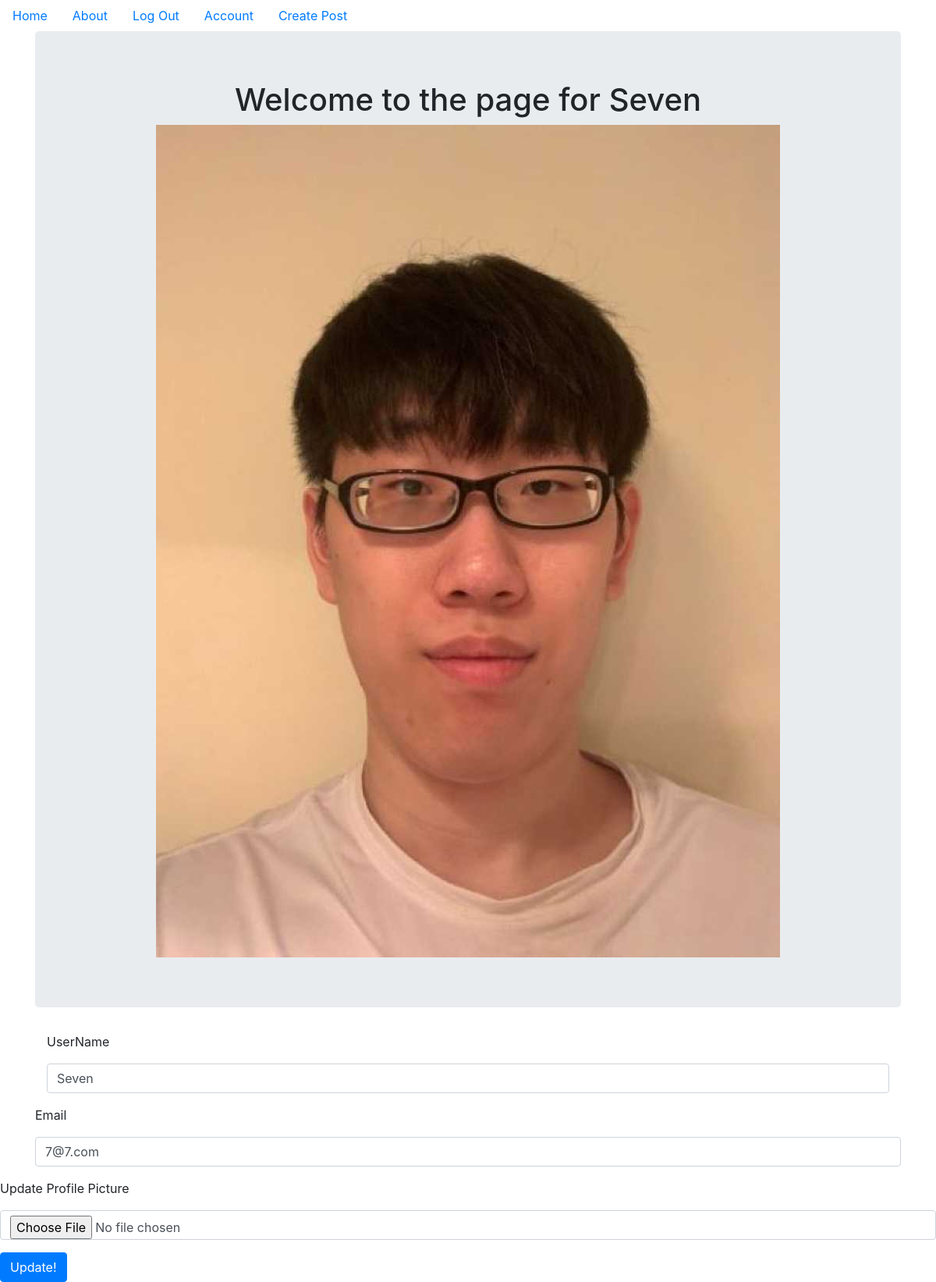
The app's page /account (signed in) with its own data.
### puppycompanyblog/models.py (models this page shows, shortened)
class User(db.Model, UserMixin):
    __tablename__= 'users'
    id = db.Column(db.Integer, primary_key=True)
    profile_image = db.Column(db.String(64), nullable=False,default='default_profile.png')
    email = db.Column(db.String(64), unique=True,index=True)
    username = db.Column(db.String(64), unique=True, index=True)
    password_hash = db.Column(db.String(128))
    posts = db.relationship('BlogPost', backref='author', lazy=True)

### puppycompanyblog/users/views.py (the view)
@users.route('/account', methods=['GET','POST'])
@login_required
def account():
    form = UpdateUserForm()
    if form.validate_on_submit():
        if form.picture.data:
            username = current_user.username
            pic = add_profile_pic(form.picture.data, username)
            current_user.profile_image = pic
        current_user.username = form.username.data
        current_user.email = form.email.data
        db.session.commit()
        return redirect(url_for("users.account"))
    elif request.method == 'GET':
        form.username.data = current_user.username
        form.email.data = current_user.email
    profile_image = url_for('static', filename='profile_pics/'+current_user.profile_image)
    return render_template('account.html', profile_image=profile_image,form=form)

### puppycompanyblog/users/forms.py (shortened to what this page needs)
class UpdateUserForm(FlaskForm):
    email = StringField('Email', validators=[DataRequired(), Email()])
    username = StringField('UserName', validators=[DataRequired()])
    picture = FileField('Update Profile Picture', validators=[FileAllowed(['jpg','png'])])
    submit = SubmitField('Update!')

### puppycompanyblog/models.py (called while the page is built)
@login_manager.user_loader
def load_user(user_id):
    return User.query.get(user_id)

### puppycompanyblog/templates/account.html (shortened to what this page needs)
{% extends "base.html"%}
{% block content %}
    <div class="jumbotron">
        <div align='center'>
            <h1>Welcome to the page for {{current_user.username}}</h1>
            <img align='center' src="{{url_for('static',filename='profile_pics/'+current_user.profile_image)}}">
        </div>
    </div>
    <div class="container">
        <form method="POST" action="#" enctype="multipart/form-data">
                {{form.username.label(class='form-group')}}
                {{form.username(class='form-control')}}
             </div>
                {{form.email.label(class='form-group')}}
                {{form.email(class='form-control')}}
            </div>
                {{form.picture.label(class='form-group')}}
                {{form.picture(class='form-control')}}
                {{form.submit(class='btn btn-primary')}}
{% endblock %}

### records on screen
User: username "Seven", profile_image (placeholder picture), email "7@7.com"
